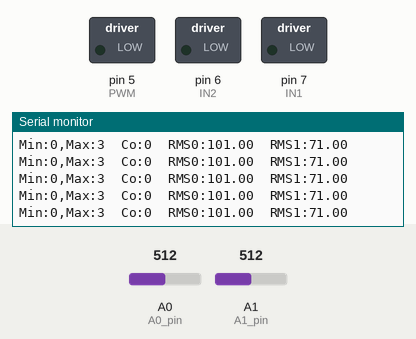
Simulated run of this sketch. Board: Arduino Uno, built with avr-gcc and run on an emulated ATmega328P. On the bench: switched loads named in the sketch (green lamp = pin HIGH), the last lines printed to the serial monitor. The inputs (shaded band) are chosen by the test bench; at power-on: A1 (A1_pin) = 512, A0 (A0_pin) = 512.

Above: at 1.2 s.
1.3 s: A1 (A1_pin) set to 588
At 1.38 s:
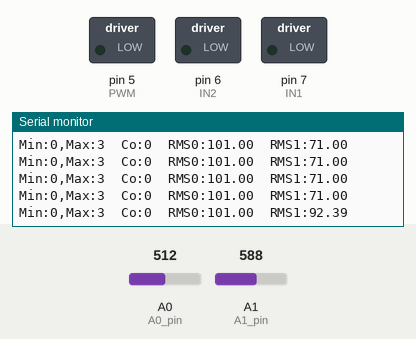
2.8 s: A1 (A1_pin) set to 606
At 2.83 s:
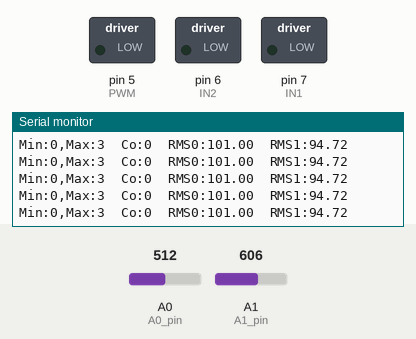
5.8 s: A0 (A0_pin) set to 495
At 5.8 s:
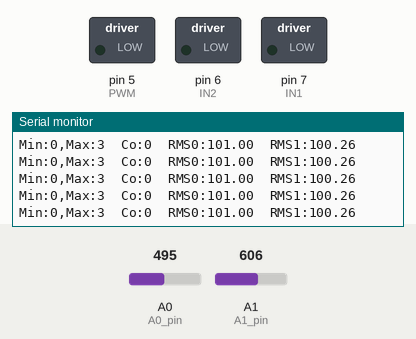

Measured:
- after the input at 1.3 s, the serial monitor: prints a new line after 0.06 s (image 1)

The sketch:

EMGControl.ino
```cpp
#include <Wire.h>
//#include <Adafruit_MLX90614.h>
//Adafruit_MLX90614 mlx = Adafruit_MLX90614();

#define ENCA 2 // YELLOW
#define ENCB 3 // WHITE
#define PWM 5
#define IN2 6
#define IN1 7

const int buttonPin = 13;
int buttonState = 0;
// motor direction
int dir = 1;

const int A0_pin = A0;  // Analog input pin for muscle 1
const int A1_pin = A1;  // Analog input pin for muscle 2
const int samples = 10;  // Number of samples
const float lowerThresholdFilter = 0.9;  // Lower threshold for filtering
const float upperThresholdFilter = 1.2;  // Upper threshold for filtering
const int peakCountRequired = 3;  // Number of peaks required
const unsigned long peakDetectionTime = 3000;  // Time frame for peak detection (in milliseconds)
int cocontracting = 0;

double valorSensor0, valorSensor1;
double valorEmg0, valorEmg1;
double norm0,norm1;
double v_rec0[samples], v_rec1[samples];  // Arrays to store rectified values // 4000 milliseconds = 4 seconds
int num = 0;  // Sample counter
int peakCount = 0;

unsigned long peakStartTime = 0;
// int peakCount0 = 0;
// int peakCount1 = 0;


void setup() {
  Serial.begin(9600);
  pinMode(PWM,OUTPUT);
  pinMode(IN1,OUTPUT);
  pinMode(IN2,OUTPUT);

//  Serial.println("Arduino MLX90614 Testing");
//  mlx.begin();

}

void loop() {

  // Capture data from channel A0 (muscle 1 - m1)
  valorSensor0 = analogRead(A0_pin);
  valorEmg0 = map(valorSensor0, 0, 1023, 0, 500); //#don't edit!
  norm0 = valorEmg0-149; //#don't edit!

  // Rectification of channel A0 (subtracting 1.5 volts to center at 0)
  v_rec0[num] = abs(norm0);


  // Capture data from channel A1 (muscle 2 - m2)
  valorSensor1 = analogRead(A1_pin);
  valorEmg1 = map(valorSensor1, 0, 1023, 0, 350);
  norm1 = valorEmg1- 104; //#don't edit!

  // Rectification of channel A1
  v_rec1[num] = abs(norm1);


  if (num == (samples - 1)) {
    // Calculate RMS for each channel for each sample
    float rms0 = calculateRMS(v_rec0, samples);
    float rms1 = calculateRMS(v_rec1, samples);

    // Check if RMS values are within the specified range
    if ((rms0 > lowerThresholdFilter && rms0 < upperThresholdFilter)&&(rms1 > lowerThresholdFilter && rms1 < upperThresholdFilter)){
      peakCount++;
    }
    // if {
    //   peakCount1++;
    // }

    // Check if the time frame for peak detection has elapsed
    if (millis() - peakStartTime >= peakDetectionTime) {
      // Reset counts and time
      // peakCount0 = 0;
      // peakCount1 = 0;
      reset();
    }

    // Check if both signals hit above 0.9 and below 1.2 at least three times within 3.5 seconds
    if (peakCount >= peakCountRequired && peakCount >= peakCountRequired) {
      cocontracting = 2;
    }else {
      cocontracting = 0;
    }


    Serial.print("Min:0,Max:3");
    Serial.print("\tCo:");
    Serial.print(cocontracting);
    Serial.print("\tRMS0:");
    Serial.print(rms0);
    Serial.print("\tRMS1:");
    Serial.print(rms1);
    Serial.println("");

    //reset counter and window
    if (cocontracting == 2) {
//      delay(1000);
      setMotor(dir, 255, PWM, IN1, IN2);
      Serial.println("Rotating");
      dir = -dir; // reverse direction
      delay(280);
      setMotor(1, 0, PWM, IN1, IN2);
      Serial.println("Stoping");
      reset();
    }


    // Reset the sample counter
    num = 0;
  }

  num = num + 1;
  delay(4);


//  buttonState = digitalRead(buttonPin);
//
//  if (buttonState == LOW) {
//    setMotor(dir, 255, PWM, IN1, IN2);
//    Serial.println("Rotating");
//    dir = -dir; // reverse direction
//    delay(280);
//    setMotor(1, 0, PWM, IN1, IN2);
//    Serial.println("Stoping");
//  }

}

void setMotor(int dir, int pwmVal, int pwm, int in1, int in2){
  analogWrite(pwm,pwmVal);
  if(dir == 1){
    digitalWrite(in1,HIGH);
    digitalWrite(in2,LOW);
  }
  else if(dir == -1){
    digitalWrite(in1,LOW);
    digitalWrite(in2,HIGH);
  }
  else{
    digitalWrite(in1,LOW);
    digitalWrite(in2,LOW);
  }
}

//void readTempreture(){
//  Serial.print("Ambient = "); Serial.print(mlx.readAmbientTempC());
//  Serial.print("*C\tObject = "); Serial.print(mlx.readObjectTempC()); Serial.println("*C");
//  Serial.print("Ambient = "); Serial.print(mlx.readAmbientTempF());
//  Serial.print("*F\tObject = "); Serial.print(mlx.readObjectTempF()); Serial.println("*F");
//  Serial.println();
//}

int reset(){
      cocontracting = 0;
      peakCount = 0;
      peakStartTime = millis(); // reset window
      return 0;
}
float calculateRMS(double *array, int length) {
  long sumSquared = 0;

  for (int i = 0; i < length; i++) {
    sumSquared += array[i] * array[i];
  }

  return sqrt(sumSquared / length);
}

// Function to check if both signals hit above a threshold at least a certain number of times
bool checkSignalCondition(float signal1, float signal2, float lowerThreshold, float upperThreshold, int countRequired) {
  static int count1 = 0;
  static int count2 = 0;

  if (signal1 > lowerThreshold && signal1 < upperThreshold) {
    count1++;
  } else {
    count1 = 0;
  }

  if (signal2 > lowerThreshold && signal2 < upperThreshold) {
    count2++;
  } else {
    count2 = 0;
  }

  return (count1 >= countRequired) && (count2 >= countRequired);
}
```
